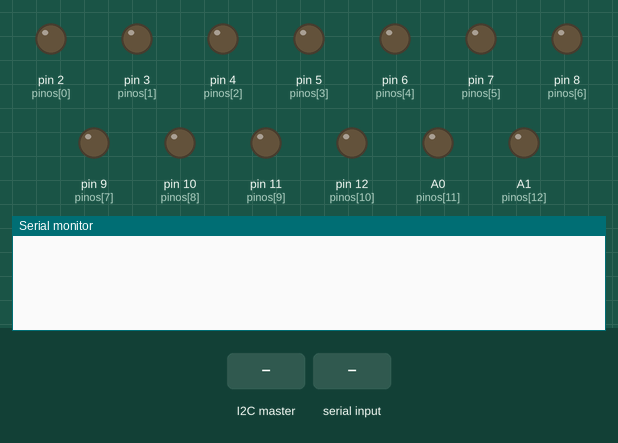
Bench run of a sketch on a simulated Arduino Uno, built with avr-gcc and run on an emulated ATmega328P. On the bench: output pins drawn as LEDs (lit = HIGH), the last lines printed to the serial monitor. Inputs (shaded band) come from the test bench.

Above: at 1.2 s.
1.3 s: the I2C master sends the byte 1
At 2.5 s:
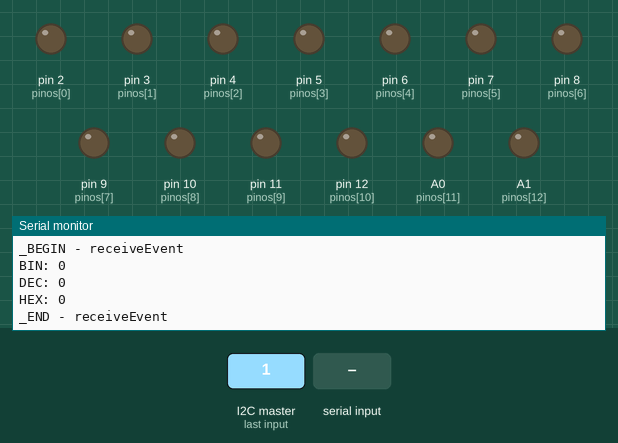
2.8 s: "1" received over Serial
At 3.3 s:
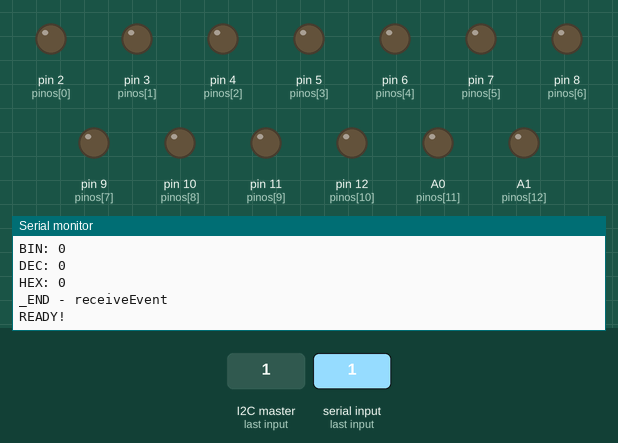

Measured:
- after the input at 1.3 s, the serial monitor: prints a new line at once (image 1)
- after the input at 2.8 s, the serial monitor: prints a new line at once (image 2)

The sketch:

SlaveArduinoNANO.ino
```cpp
/**
 * Manipulador de EEPROM - 28CXX
 * SlaveArduinoNANO
 *
 * versão: 0.2.1
 */

#include <Wire.h>

#define MyAdress 0x33

unsigned long adressCI;

byte pinos[] = {
  2,  // A0
  3,  // A1
  4,  // A2
  5,  // A3
  6,  // A4
  7,  // A5
  8,  // A6
  9,  // A7
  10, // A8
  11, // A9
  12, // A10
  A0, // A11
  A1, // A12
  NULL
};

void setup() {
  Serial.begin(57600);

  byte index = 0;
  while(pinos[index] != NULL){
    pinMode(pinos[index++], OUTPUT);
  }

  Wire.begin(MyAdress);
  Wire.onReceive(receiveEvent);
  Wire.onRequest(requestEvent);

  adressCI = 0x0;
}

void loop() {
  if(Serial.available()){
    Serial.read();
    Serial.println("READY!");
  }
}

void requestEvent(){
  Serial.println("_BEGIN - requestEvent");
  Wire.write((adressCI >> 8) & 0x0F);
  Wire.write(adressCI & 0x0F);
  Serial.print((adressCI >> 8) & 0x0F);
  Serial.println(adressCI & 0x0F);
  Serial.println("_END - requestEvent\n");
}

void receiveEvent(byte numBytes){
  Serial.println("_BEGIN - receiveEvent");

  // recupera os bytes do Master
  byte bytes[numBytes];
  for(int i = 0; i < numBytes; i++){
    bytes[i] = Wire.read();
//    Serial.print(bytes[i]);
  }

  // converte a string em um valor long hexadecimal
  adressCI = strtoul(bytes, NULL, 16);

  Serial.print("BIN: ");
  Serial.println(adressCI, BIN);
  Serial.print("DEC: ");
  Serial.println(adressCI, DEC);
  Serial.print("HEX: ");
  Serial.println(adressCI, HEX);

  setPins();
  Serial.println("_END - receiveEvent\n");
}

void setPins(){
  for(int index = 0; pinos[index] != NULL; index++){
    digitalWrite(pinos[index], (adressCI >> index) & 0x01);
//    Serial.print("[");
//    Serial.print(pinos[index]);
//    Serial.print("] = ");
//    Serial.println((adressCI >> index) & 0x01);
  }
}
```
